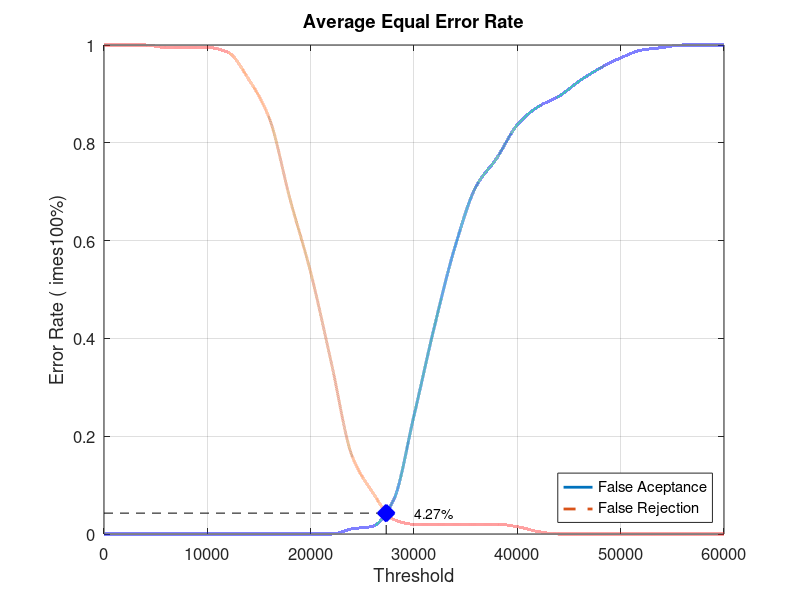
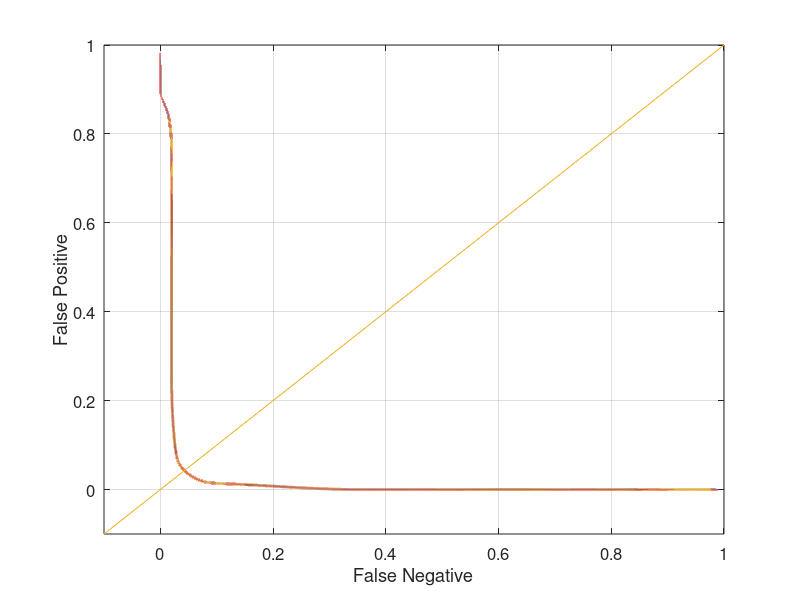

These figures' MATLAB source, in order:
close all;
clear;
clc;
x = 0:2000:60000;
xq = 0:0.5:60000;

y0 = [0 0 0 0 0 0 0 0 0 0 0 0 0.0105263 0.0157895 0.0684211 0.242105 0.426316 0.589474 0.710526 0.768421 0.836842 0.873684 0.894737 0.926316 0.952632 0.973684 0.989474 0.994737 1 1 1]
yy0 = interp1(x, y0, xq, 'pchip');
y1 = [1 1 1 0.995 0.995 0.995 0.985 0.93 0.85 0.685 0.535 0.35 0.16 0.085 0.03 0.02 0.02 0.02 0.02 0.02 0.015 0.005 0 0 0 0 0 0 0 0 0]
yy1 = interp1(x, y1, xq, 'pchip');

% Calculating EER: 
y2 = abs(y0 - y1);
find(y2 == min(y2))
yy2 = abs(yy0 - yy1);
xEER = find(yy2 == min(yy2));
xEERIndex = xq(xEER) % X-axis EER
yEER = yy0(xEER) % Y-axis EER

main = figure
plot(xq, yy0,'-','LineWidth', 2);	hold on
plot(xq, yy1,'--','LineWidth', 2);	hold on
plot([xEERIndex xEERIndex], [0 yEER], 'k--');	hold on
plot([0 xEERIndex], [yEER yEER], 'k--');	hold on
plot(xEERIndex, yEER, 'bx', 'LineWidth', 10);	hold on
text(xEERIndex + 10 * xEERIndex / 100, yEER, [num2str(round((10000 * yEER)) / 100) '%'])
legend('False Aceptance', 'False Rejection', 'Location', 'SouthEast')
xlabel('Threshold')
ylabel('Error Rate (	imes100%)')
title('Average Equal Error Rate')
set(gca, 'FontSize', 12)
axis([0 60000 0 1])
grid on

print(main, 'Database3_4Main', '-dpng');
FNRxFPR = figure('Color', [1 1 1]);
plot(yy1, yy0, '-', yy1, yy0, 'LineWidth', 2);
hold on
y = -0.1:0.1:1
plot(y, y); 
set(gca, 'FontSize', 12)
xlabel('False Negative')
ylabel('False Positive')
axis([-0.1 1 -0.1 1])
set(gca, 'FontSize', 12)
grid on

print(FNRxFPR, 'Database3_4FNRxFPR','-dpng');
